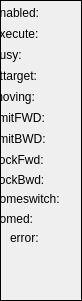
  <widget class="caFrame" name="StatusFrame">
   <property name="geometry">
    <rect>
     <x>232</x>
     <y>8</y>
     <width>82</width>
     <height>301</height>
    </rect>
   </property>
   <property name="minimumSize">
    <size>
     <width>0</width>
     <height>20</height>
    </size>
   </property>
   <property name="frameShape">
    <enum>QFrame::Box</enum>
   </property>
   <widget class="caLabel" name="calabel_65">
    <property name="geometry">
     <rect>
      <x>-7</x>
      <y>130</y>
      <width>69</width>
      <height>18</height>
     </rect>
    </property>
    <property name="minimumSize">
     <size>
      <width>69</width>
      <height>18</height>
     </size>
    </property>
    <property name="text">
     <string>limitBWD:</string>
    </property>
   </widget>
   <widget class="caLabel" name="calabel_56">
    <property name="geometry">
     <rect>
      <x>-7</x>
      <y>25</y>
      <width>69</width>
      <height>18</height>
     </rect>
    </property>
    <property name="minimumSize">
     <size>
      <width>69</width>
      <height>18</height>
     </size>
    </property>
    <property name="text">
     <string>execute:</string>
    </property>
   </widget>
   <widget class="caLabel" name="calabel_52">
    <property name="geometry">
     <rect>
      <x>-7</x>
      <y>4</y>
      <width>69</width>
      <height>18</height>
     </rect>
    </property>
    <property name="minimumSize">
     <size>
      <width>69</width>
      <height>18</height>
     </size>
    </property>
    <property name="text">
     <string>enabled:</string>
    </property>
   </widget>
   <widget class="caLed" name="caled_25">
    <property name="geometry">
     <rect>
      <x>65</x>
      <y>46</y>
      <width>14</width>
      <height>18</height>
     </rect>
    </property>
    <property name="rectangular">
     <bool>true</bool>
    </property>
    <property name="gradientEnabled">
     <bool>false</bool>
    </property>
    <property name="ledWidth">
     <number>12</number>
    </property>
    <property name="ledHeight">
     <number>12</number>
    </property>
    <property name="channel" stdset="0">
     <string notr="true">$(DEV):$(Axis)-Busy</string>
    </property>
    <property name="falseColor">
     <color>
      <red>0</red>
      <green>85</green>
      <blue>0</blue>
     </color>
    </property>
    <property name="trueColor">
     <color>
      <red>170</red>
      <green>0</green>
      <blue>0</blue>
     </color>
    </property>
   </widget>
   <widget class="caLed" name="caled_30">
    <property name="geometry">
     <rect>
      <x>65</x>
      <y>190</y>
      <width>14</width>
      <height>18</height>
     </rect>
    </property>
    <property name="rectangular">
     <bool>true</bool>
    </property>
    <property name="gradientEnabled">
     <bool>false</bool>
    </property>
    <property name="ledWidth">
     <number>12</number>
    </property>
    <property name="ledHeight">
     <number>12</number>
    </property>
    <property name="channel" stdset="0">
     <string notr="true">$(DEV):$(Axis)-HomeSwitch</string>
    </property>
    <property name="falseColor">
     <color>
      <red>0</red>
      <green>0</green>
      <blue>127</blue>
     </color>
    </property>
    <property name="trueColor">
     <color>
      <red>0</red>
      <green>85</green>
      <blue>0</blue>
     </color>
    </property>
   </widget>
   <widget class="caLed" name="caled_33">
    <property name="geometry">
     <rect>
      <x>65</x>
      <y>88</y>
      <width>14</width>
      <height>18</height>
     </rect>
    </property>
    <property name="rectangular">
     <bool>true</bool>
    </property>
    <property name="gradientEnabled">
     <bool>false</bool>
    </property>
    <property name="ledWidth">
     <number>12</number>
    </property>
    <property name="ledHeight">
     <number>12</number>
    </property>
    <property name="channel" stdset="0">
     <string notr="true">$(DEV):$(Axis)-Moving</string>
    </property>
    <property name="falseColor">
     <color>
      <red>160</red>
      <green>160</green>
      <blue>160</blue>
     </color>
    </property>
    <property name="trueColor">
     <color>
      <red>0</red>
      <green>0</green>
      <blue>127</blue>
     </color>
    </property>
   </widget>
   <widget class="caLed" name="caled_27">
    <property name="geometry">
     <rect>
      <x>65</x>
      <y>130</y>
      <width>14</width>
      <height>18</height>
     </rect>
    </property>
    <property name="rectangular">
     <bool>true</bool>
    </property>
    <property name="gradientEnabled">
     <bool>false</bool>
    </property>
    <property name="ledWidth">
     <number>12</number>
    </property>
    <property name="ledHeight">
     <number>12</number>
    </property>
    <property name="channel" stdset="0">
     <string notr="true">$(DEV):$(Axis)-LimBwd</string>
    </property>
    <property name="falseColor">
     <color>
      <red>255</red>
      <green>85</green>
      <blue>0</blue>
     </color>
    </property>
    <property name="trueColor">
     <color>
      <red>0</red>
      <green>85</green>
      <blue>0</blue>
     </color>
    </property>
   </widget>
   <widget class="caLabel" name="calabel_66">
    <property name="geometry">
     <rect>
      <x>-7</x>
      <y>190</y>
      <width>69</width>
      <height>18</height>
     </rect>
    </property>
    <property name="minimumSize">
     <size>
      <width>69</width>
      <height>18</height>
     </size>
    </property>
    <property name="text">
     <string>homeswitch:</string>
    </property>
   </widget>
   <widget class="caLabel" name="calabel_53">
    <property name="geometry">
     <rect>
      <x>-7</x>
      <y>88</y>
      <width>69</width>
      <height>18</height>
     </rect>
    </property>
    <property name="minimumSize">
     <size>
      <width>69</width>
      <height>18</height>
     </size>
    </property>
    <property name="text">
     <string>moving:</string>
    </property>
   </widget>
   <widget class="caLed" name="caled_29">
    <property name="geometry">
     <rect>
      <x>65</x>
      <y>67</y>
      <width>14</width>
      <height>18</height>
     </rect>
    </property>
    <property name="rectangular">
     <bool>true</bool>
    </property>
    <property name="gradientEnabled">
     <bool>false</bool>
    </property>
    <property name="ledWidth">
     <number>12</number>
    </property>
    <property name="ledHeight">
     <number>12</number>
    </property>
    <property name="channel" stdset="0">
     <string notr="true">$(DEV):$(Axis)-AtTarget</string>
    </property>
    <property name="falseColor">
     <color>
      <red>160</red>
      <green>160</green>
      <blue>160</blue>
     </color>
    </property>
    <property name="trueColor">
     <color>
      <red>0</red>
      <green>85</green>
      <blue>0</blue>
     </color>
    </property>
   </widget>
   <widget class="caLed" name="caled_24">
    <property name="geometry">
     <rect>
      <x>65</x>
      <y>25</y>
      <width>14</width>
      <height>18</height>
     </rect>
    </property>
    <property name="rectangular">
     <bool>true</bool>
    </property>
    <property name="gradientEnabled">
     <bool>false</bool>
    </property>
    <property name="ledWidth">
     <number>12</number>
    </property>
    <property name="ledHeight">
     <number>12</number>
    </property>
    <property name="channel" stdset="0">
     <string notr="true">$(DEV):$(Axis)-ExeCmd-RB</string>
    </property>
    <property name="falseColor">
     <color>
      <red>160</red>
      <green>160</green>
      <blue>160</blue>
     </color>
    </property>
    <property name="trueColor">
     <color>
      <red>0</red>
      <green>0</green>
      <blue>127</blue>
     </color>
    </property>
   </widget>
   <widget class="caLabel" name="calabel_51">
    <property name="geometry">
     <rect>
      <x>-7</x>
      <y>67</y>
      <width>69</width>
      <height>18</height>
     </rect>
    </property>
    <property name="minimumSize">
     <size>
      <width>69</width>
      <height>18</height>
     </size>
    </property>
    <property name="text">
     <string>attarget:</string>
    </property>
   </widget>
   <widget class="caLabel" name="calabel_55">
    <property name="geometry">
     <rect>
      <x>-7</x>
      <y>46</y>
      <width>69</width>
      <height>18</height>
     </rect>
    </property>
    <property name="minimumSize">
     <size>
      <width>69</width>
      <height>18</height>
     </size>
    </property>
    <property name="text">
     <string>busy:</string>
    </property>
   </widget>
   <widget class="caLed" name="caled_32">
    <property name="geometry">
     <rect>
      <x>65</x>
      <y>109</y>
      <width>14</width>
      <height>18</height>
     </rect>
    </property>
    <property name="rectangular">
     <bool>true</bool>
    </property>
    <property name="gradientEnabled">
     <bool>false</bool>
    </property>
    <property name="ledWidth">
     <number>12</number>
    </property>
    <property name="ledHeight">
     <number>12</number>
    </property>
    <property name="channel" stdset="0">
     <string notr="true">$(DEV):$(Axis)-LimFwd</string>
    </property>
    <property name="falseColor">
     <color>
      <red>255</red>
      <green>85</green>
      <blue>0</blue>
     </color>
    </property>
    <property name="trueColor">
     <color>
      <red>0</red>
      <green>85</green>
      <blue>0</blue>
     </color>
    </property>
   </widget>
   <widget class="caLed" name="caled_31">
    <property name="geometry">
     <rect>
      <x>65</x>
      <y>210</y>
      <width>14</width>
      <height>18</height>
     </rect>
    </property>
    <property name="rectangular">
     <bool>true</bool>
    </property>
    <property name="gradientEnabled">
     <bool>false</bool>
    </property>
    <property name="ledWidth">
     <number>12</number>
    </property>
    <property name="ledHeight">
     <number>12</number>
    </property>
    <property name="channel" stdset="0">
     <string notr="true">$(DEV):$(Axis)-Homed</string>
    </property>
    <property name="falseColor">
     <color>
      <red>160</red>
      <green>160</green>
      <blue>160</blue>
     </color>
    </property>
    <property name="trueColor">
     <color>
      <red>0</red>
      <green>85</green>
      <blue>0</blue>
     </color>
    </property>
   </widget>
   <widget class="caLabel" name="calabel_54">
    <property name="geometry">
     <rect>
      <x>-7</x>
      <y>210</y>
      <width>69</width>
      <height>18</height>
     </rect>
    </property>
    <property name="minimumSize">
     <size>
      <width>69</width>
      <height>18</height>
     </size>
    </property>
    <property name="text">
     <string>homed:</string>
    </property>
   </widget>
   <widget class="caLabel" name="calabel_49">
    <property name="geometry">
     <rect>
      <x>-7</x>
      <y>109</y>
      <width>69</width>
      <height>18</height>
     </rect>
    </property>
    <property name="minimumSize">
     <size>
      <width>69</width>
      <height>18</height>
     </size>
    </property>
    <property name="text">
     <string>limitFWD:</string>
    </property>
   </widget>
   <widget class="caLed" name="caled_26">
    <property name="geometry">
     <rect>
      <x>65</x>
      <y>4</y>
      <width>14</width>
      <height>18</height>
     </rect>
    </property>
    <property name="rectangular">
     <bool>true</bool>
    </property>
    <property name="gradientEnabled">
     <bool>false</bool>
    </property>
    <property name="ledWidth">
     <number>12</number>
    </property>
    <property name="ledHeight">
     <number>12</number>
    </property>
    <property name="channel" stdset="0">
     <string notr="true">$(DEV):$(Axis)-EnaAct</string>
    </property>
    <property name="falseColor">
     <color>
      <red>160</red>
      <green>160</green>
      <blue>160</blue>
     </color>
    </property>
    <property name="trueColor">
     <color>
      <red>0</red>
      <green>85</green>
      <blue>0</blue>
     </color>
    </property>
   </widget>
   <widget class="caLabel" name="calabel_68">
    <property name="geometry">
     <rect>
      <x>-7</x>
      <y>150</y>
      <width>69</width>
      <height>20</height>
     </rect>
    </property>
    <property name="minimumSize">
     <size>
      <width>69</width>
      <height>18</height>
     </size>
    </property>
    <property name="text">
     <string>IlockFwd:</string>
    </property>
   </widget>
   <widget class="caLed" name="caled_35">
    <property name="geometry">
     <rect>
      <x>65</x>
      <y>150</y>
      <width>14</width>
      <height>18</height>
     </rect>
    </property>
    <property name="rectangular">
     <bool>true</bool>
    </property>
    <property name="gradientEnabled">
     <bool>false</bool>
    </property>
    <property name="ledWidth">
     <number>12</number>
    </property>
    <property name="ledHeight">
     <number>12</number>
    </property>
    <property name="channel" stdset="0">
     <string notr="true">$(DEV):$(Axis)-SumIlockFwd</string>
    </property>
    <property name="falseColor">
     <color>
      <red>0</red>
      <green>85</green>
      <blue>0</blue>
     </color>
    </property>
    <property name="trueColor">
     <color>
      <red>255</red>
      <green>0</green>
      <blue>0</blue>
     </color>
    </property>
    <property name="undefinedColor">
     <color>
      <red>255</red>
      <green>0</green>
      <blue>0</blue>
     </color>
    </property>
   </widget>
   <widget class="caLabel" name="calabel_69">
    <property name="geometry">
     <rect>
      <x>-7</x>
      <y>170</y>
      <width>69</width>
      <height>20</height>
     </rect>
    </property>
    <property name="minimumSize">
     <size>
      <width>69</width>
      <height>18</height>
     </size>
    </property>
    <property name="text">
     <string>IlockBwd:</string>
    </property>
   </widget>
   <widget class="caLed" name="caled_36">
    <property name="geometry">
     <rect>
      <x>65</x>
      <y>170</y>
      <width>14</width>
      <height>18</height>
     </rect>
    </property>
    <property name="rectangular">
     <bool>true</bool>
    </property>
    <property name="gradientEnabled">
     <bool>false</bool>
    </property>
    <property name="ledWidth">
     <number>12</number>
    </property>
    <property name="ledHeight">
     <number>12</number>
    </property>
    <property name="channel" stdset="0">
     <string notr="true">$(DEV):$(Axis)-SumIlockBwd</string>
    </property>
    <property name="falseColor">
     <color>
      <red>0</red>
      <green>85</green>
      <blue>0</blue>
     </color>
    </property>
    <property name="trueColor">
     <color>
      <red>255</red>
      <green>0</green>
      <blue>0</blue>
     </color>
    </property>
    <property name="undefinedColor">
     <color>
      <red>255</red>
      <green>0</green>
      <blue>0</blue>
     </color>
    </property>
   </widget>
   <widget class="caLed" name="caled_15">
    <property name="geometry">
     <rect>
      <x>65</x>
      <y>230</y>
      <width>16</width>
      <height>16</height>
     </rect>
    </property>
    <property name="rectangular">
     <bool>true</bool>
    </property>
    <property name="gradientEnabled">
     <bool>false</bool>
    </property>
    <property name="ledWidth">
     <number>12</number>
    </property>
    <property name="ledHeight">
     <number>12</number>
    </property>
    <property name="channel" stdset="0">
     <string notr="true">$(DEV):$(Axis)-ErrId</string>
    </property>
    <property name="falseColor">
     <color>
      <red>0</red>
      <green>85</green>
      <blue>0</blue>
     </color>
    </property>
    <property name="trueColor">
     <color>
      <red>0</red>
      <green>0</green>
      <blue>0</blue>
     </color>
    </property>
    <property name="undefinedColor">
     <color>
      <red>255</red>
      <green>0</green>
      <blue>0</blue>
     </color>
    </property>
    <property name="trueValue">
     <string notr="true"/>
    </property>
    <property name="falseValue">
     <string notr="true">0</string>
    </property>
   </widget>
   <widget class="caLabel" name="calabel_21">
    <property name="geometry">
     <rect>
      <x>10</x>
      <y>228</y>
      <width>51</width>
      <height>20</height>
     </rect>
    </property>
    <property name="maximumSize">
     <size>
      <width>16777215</width>
      <height>22</height>
     </size>
    </property>
    <property name="text">
     <string>error:</string>
    </property>
   </widget>
  </widget>
